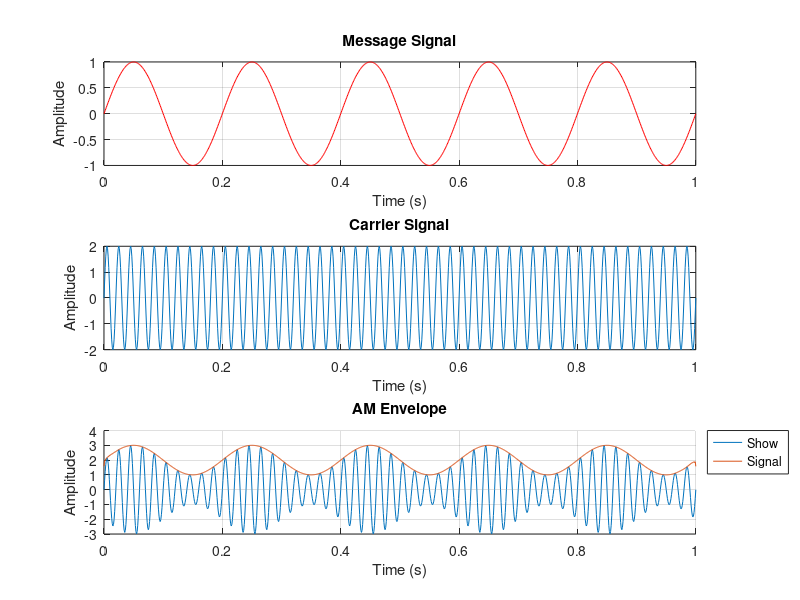

MATLAB code for this plot:
t = 0:0.001:1;                 
fc = 50;                        
fm = 5;                         
Am = 1;                        
Ac = 2;                         
mu=Am/Ac;                       
m = Am*sin(2*pi*fm*t);          
c = Ac*sin(2*pi*fc*t);         
s = (1 + mu.*m).*c;                 
 
hil = hilbert(s);
envelope = abs(hil);
figure;
subplot(3,1,1);
plot(t,m,"color","red");
title('Message Signal');
xlabel('Time (s)');
ylabel('Amplitude');
grid on;
 
subplot(3,1,2);
plot(t,c);
title('Carrier Signal');
xlabel('Time (s)');
ylabel('Amplitude');
grid on;

subplot(3,1,3);
hold on;
plot(t,s);
plot(t,envelope);
hold off;
legend("Show","Signal","Envelope","Location","bestoutside");
title('AM Envelope');
xlabel('Time (s)');
ylabel('Amplitude');
grid on;